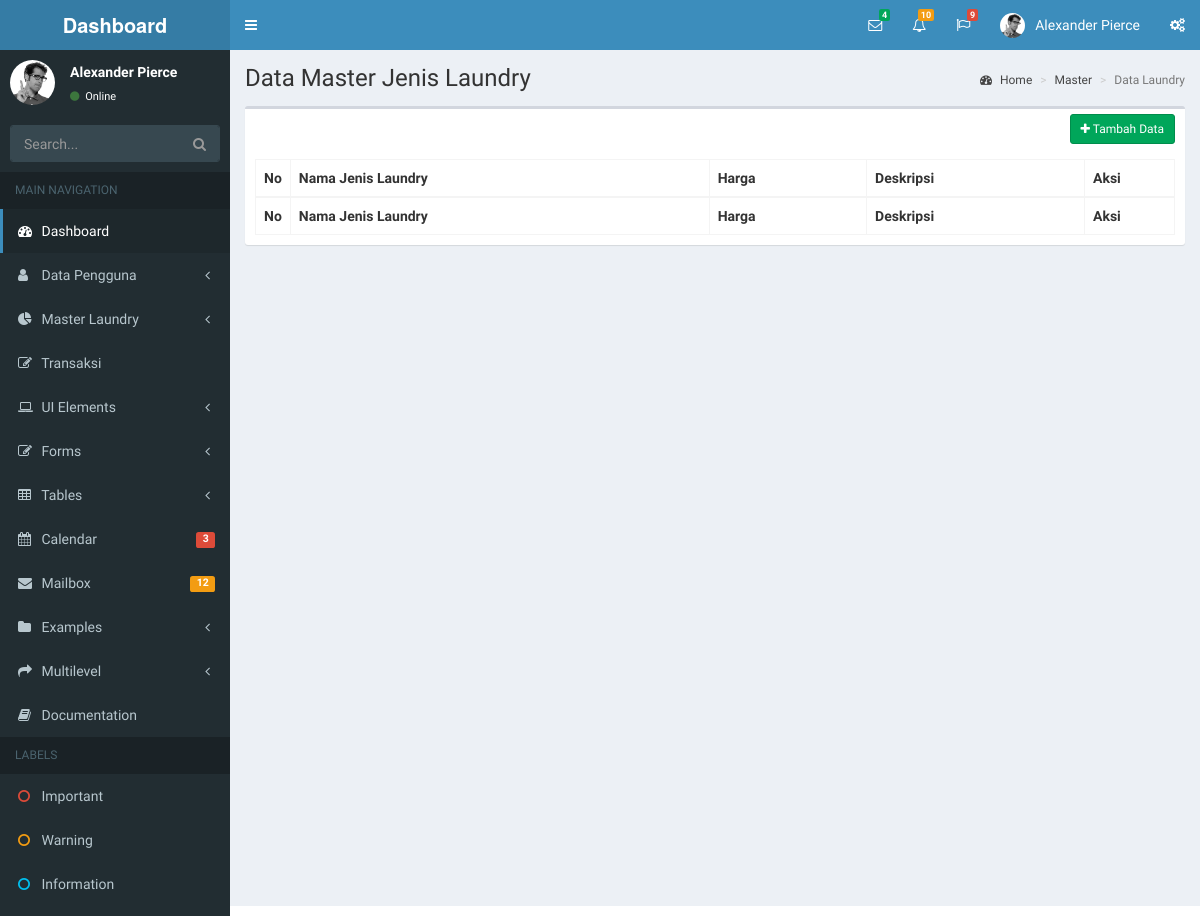
Before: /index.php/dashboard_controller/master_jenis_laundry with the older database file.
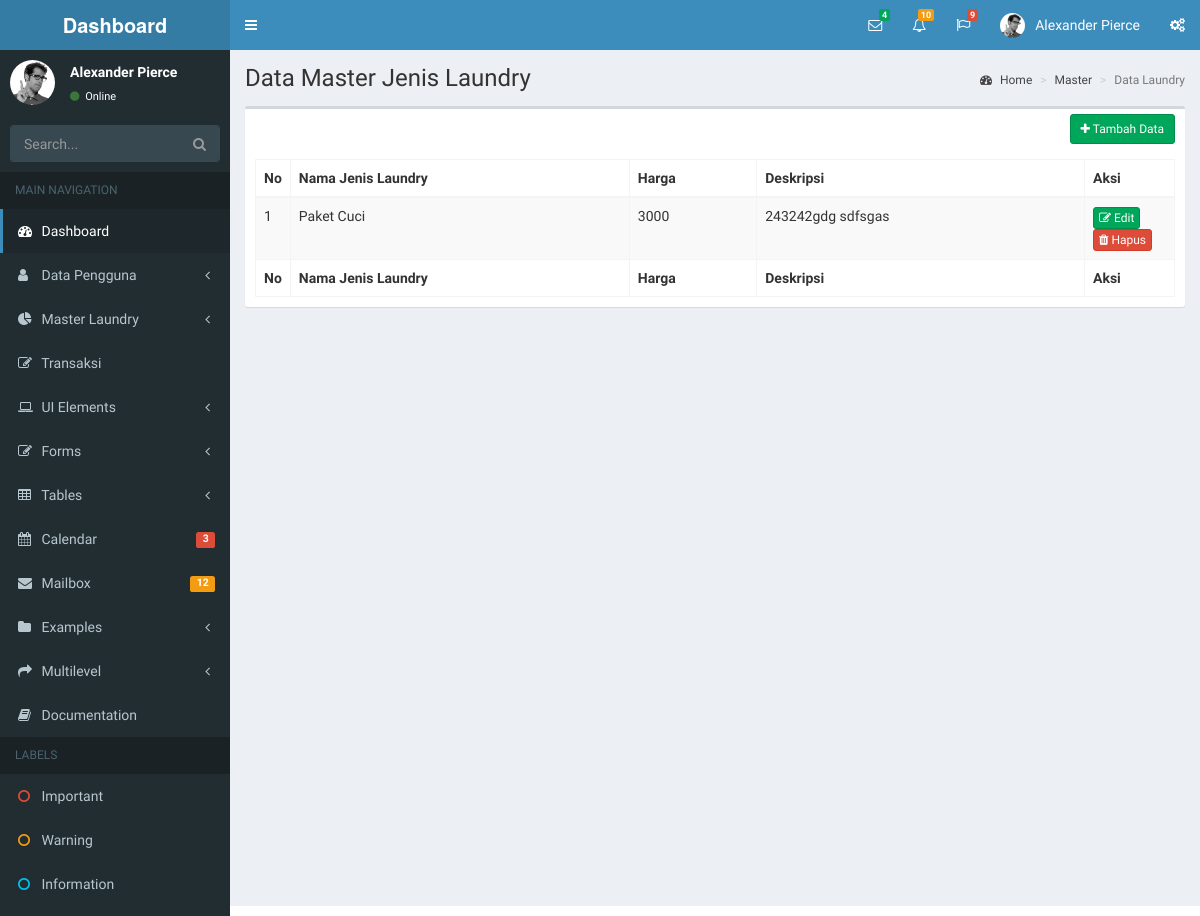
After: the same page with the newer database file.
### tables this page shows
CREATE TABLE `tb_jenis_laundry` (
  `id_jenis_laundry` int(11) NOT NULL,
  `nama_jenis_laundry` varchar(50) NOT NULL,
  `harga_jenis_laundry` varchar(6) NOT NULL,
  `deskripsi_jenis_laundry` text NOT NULL,
  `deleted` int(11) NOT NULL
);

### application/controllers/Dashboard_controller.php (called while the page is built, shortened)
<?php defined('BASEPATH')OR exit('No dirrect access allowed');
    class Dashboard_controller extends CI_Controller{
        public function __construct(){
            $this->load->model('Dashboard_model');
        }
        public function master_jenis_laundry(){
            $data['listjenislaundry'] = $this->Dashboard_model->get_jenis_laundry();
            $this->load->view('header/index-header-dashboard');
            $this->load->view('master_data/master_jenis_laundry/index-master-jenis-laundry',$data);
        }
    }
?>

### index.php (called while the page is built, shortened)
<?php
require_once BASEPATH.'core/CodeIgniter.php';

### application/models/Dashboard_model.php (called while the page is built, shortened)
<?php
    class Dashboard_model extends CI_Model{
        public function get_jenis_laundry(){
            return $this->db->where('deleted',0)
                            ->from('tb_jenis_laundry')
                            ->get()->result();
        }
    }
?>

### application/views/master_data/master_jenis_laundry/index-master-jenis-laundry.php (the view, shortened to what this page needs)
<!DOCTYPE html>
<html>
  <head>
    <link rel="stylesheet" href="<?php echo base_url();?>assets/bootstrap/css/bootstrap.min.css">
    <link rel="stylesheet" href="https://maxcdn.bootstrapcdn.com/font-awesome/4.4.0/css/font-awesome.min.css">
    <link rel="stylesheet" href="https://code.ionicframework.com/ionicons/2.0.1/css/ionicons.min.css">
    <link rel="stylesheet" href="<?php echo base_url();?>assets/plugins/datatables/dataTables.bootstrap.css">
    <link rel="stylesheet" href="<?php echo base_url();?>assets/dist/css/AdminLTE.min.css">
    <link rel="stylesheet" href="<?php echo base_url();?>assets/dist/css/skins/_all-skins.min.css">
  </head>
  <body class="hold-transition skin-blue sidebar-mini">
    <div class="wrapper">
      <div class="content-wrapper">
        <section class="content-header">
          <h1>
            Data Master Jenis Laundry
          </h1>
          <ol class="breadcrumb">
            <li><a href="#"><i class="fa fa-dashboard"></i> Home</a></li>
            <li><a href="#">Master</a></li>
            <li class="active">Data Laundry</li>
          </ol>
        </section>
        <section class="content">
          <div class="row">
            <div class="col-xs-12">
              <div class="box">
                <div class="box-header">
                  <div class="box-tools pull-right">
                    <a href="<?php echo base_url('formaddjenislaundry');?>" class="btn btn-sm btn-success"><i class="fa fa-plus"></i> Tambah Data</a>
                  </div>
                  <br>
                </div>
                <div class="box-body">
                  <table id="example1" class="table table-bordered table-striped">
                    <thead>
                      <tr>
                        <th width="10px">No</th>
                        <th>Nama Jenis Laundry</th>
                        <th>Harga</th>
                        <th>Deskripsi</th>
                        <th width="90px">Aksi</th>
                      </tr>
                    </thead>
                    <tbody>
                      <?php
                        $no=1;
                        foreach($listjenislaundry as $jenis) {
                      ?>
                        <tr>
                          <td><?php echo $no++;?></td>
                          <td><?php echo $jenis->nama_jenis_laundry;?></td>
                          <td><?php echo $jenis->harga_jenis_laundry;?></td>
                          <td><?php echo $jenis->deskripsi_jenis_laundry;?></td>
                          <td>
                            <a class="btn btn-xs btn-success" href="<?php echo base_url('formeditjenislaundry/'.$jenis->id_jenis_laundry);?>"><i class="fa fa-edit"></i> Edit</a>
                            <a class="btn btn-xs btn-danger" data-toggle="modal" data-target="#modalhapus_<?php echo $jenis->id_jenis_laundry;?>"><i class="fa fa-trash"></i> Hapus</a>
                          </td>
                        </tr>
                      <?php } ?>
                    </tbody>
                    <tfoot>
                      <tr>
                        <th>No</th>
                        <th>Nama Jenis Laundry</th>
                        <th>Harga</th>
                        <th>Deskripsi</th>
                        <th>Aksi</th>
                      </tr>
                    </tfoot>
                  </table>
                </div>
              </div>
            </div>
          </div>
        </section>
      </div>
    </div>
  </body>
</html>

Changed rows visible on the page:
added tb_jenis_laundry: nama_jenis_laundry "Paket Cuci", harga_jenis_laundry "3000", deskripsi_jenis_laundry "243242gdg sdfsgas"
